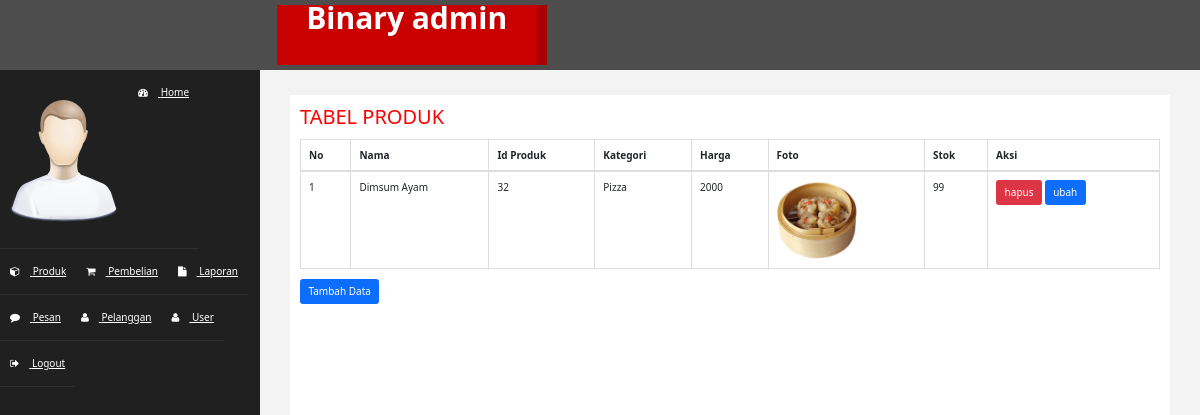
Screenshot of /Admin/index.php?halaman=produk with the database file from the repository.
### tables this page shows
CREATE TABLE `produk` (
  `id_produk` int(11) NOT NULL,
  `nama_produk` varchar(100) NOT NULL,
  `kategori` varchar(100) NOT NULL,
  `harga_produk` int(100) NOT NULL,
  `foto_produk` varchar(100) NOT NULL,
  `deskripsi` varchar(300) NOT NULL,
  `stok` varchar(50) NOT NULL
);

### Admin/produk.php (the view, shortened to what this page needs)
<!doctype html>
<html lang="en">
  <head>
    <link href="https://cdn.jsdelivr.net/npm/bootstrap@5.1.3/dist/css/bootstrap.min.css" rel="stylesheet">
    <h2>TABEL PRODUK</h2>
    <table class="table table-bordered mt-3">
        <thead>
            <tr>
                <th>No</th>
                <th>Nama</th>
                <th>Id Produk</th>
                <th>Kategori</th>
                <th>Harga</th>
                <th>Foto</th>
                <th>Stok</th>
                <th>Aksi</th>
            </tr>
        </thead>
        <tbody>
            <?php $nomor=1; ?>
            <?php $sql=mysqli_query($conn,"SELECT * FROM produk");?>
            <?php while($data=mysqli_fetch_assoc($sql)) {?>
            <tr>
                <td><?php echo $nomor; ?></td>
                <td><?php echo $data['nama_produk']; ?></td>
                <td><?php echo $data['id_produk']; ?></td>
                <td><?php echo $data['kategori']; ?></td>
                <td><?php echo $data['harga_produk']; ?></td>
                <td><img src="../foto/<?php echo $data['foto_produk'];?>" alt="" width="80"></td>
                <td><?php echo $data['stok'];?></td>
                <td>
                    <a href="index.php?halaman=hapusproduk&id=<?php echo $data['id_produk'];?>" class="btn btn-danger">hapus</a>
                    <a href="index.php?halaman=ubahproduk&id=<?php echo $data['id_produk'];?>" class="btn btn-primary">ubah</a>
                </td>
            </tr>
            <?php $nomor++; ?>
            <?php } ?>
        </tbody>
    </table>
    <a href="index.php?halaman=tambahproduk" class="btn btn-primary">Tambah Data</a>
  </body>
</html>

### Admin/assets/css/custom.css (style rules this page uses)
body { font-family: 'Open Sans', sans-serif; }
h2 { color: #f00; }

### rows the page displays
produk: nama_produk "Dimsum Ayam", id_produk "32", kategori "Pizza", harga_produk "2000", foto_produk (picture), stok "99"
